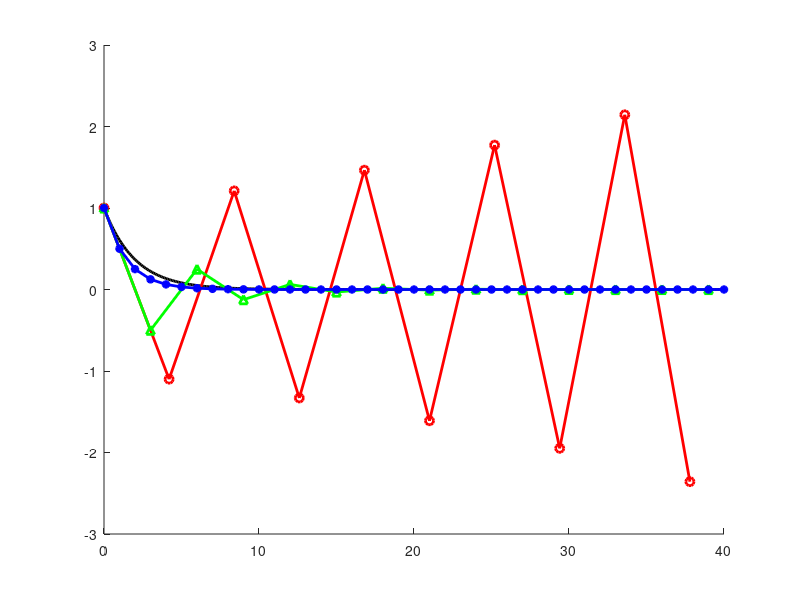

MATLAB code to generate this figure: (Note: this script raises an error after producing the figure.)
clear;clc; close all;

%%% ALPHA %%%

% y' =  -0.5y(t)
% y(t = 0) = 1
% t goes from 0 to 40

actual_function = @(t) exp(-0.5*t);
actual_x = 0:0.1:40;
actual_y = actual_function(actual_x);

% Step size: h = 4.2

h= 4.2;
x1 = 0:4.2:40;
y1 = zeros(1,length(x1));
y1(1)=1;
for n=1:length(x1)-1
    y1(n+1)= y1(n)+h*(-0.5*y1(n));
end

% Step size: h = 3.0

h= 3.0;
x2 = 0:h:40;
y2= zeros(1,length(x2));
y2(1)=1;
for n=1:length(x2)-1
    y2(n+1)= y2(n)+h*(-0.5*y2(n));
end

% Step size: h = 1.0

h= 1.0;
x3 = 0:h:40;
y3 = zeros(1,length(x3));
y3(1)=1;
for n=1:length(x3)-1
    y3(n+1)= y3(n)+h*(-0.5*y3(n));
end

figure;
hold on
plot(actual_x,actual_y,'-k','linewidth', 2)
plot(x1,y1,'o-r','linewidth', 2)
plot(x2,y2,'^-g','linewidth', 2)
plot(x3,y3,'*-b','linewidth', 2)

legend('Actual Solution','Euler step size 4.2','Euler step size 4.2','Euler step size 4.2','location' , 'NW')
title('y(t) using Explicit Euler')
ylabel('y', 'fontweight', 'b')
xlabel('t', 'fontweight', 'b')
set(gca, 'fontsize', 16)






%%% BETA %%%

% y'' = y' + sin(ty)
% v = y'
% v' = -v +sin(ty)
% v0 = 2
% y0 = 1

h= 0.01;
x4 = 0:h:40;
y4 = zeros(1,length(x4));
v4 = zeros(1,length(x4));
y4(1)= 1;
v4(1) = 2;
for n=1:length(x4)-1
    y4(n+1)= y4(n)+h*(v4(n));
    v4(n+1) = v4(n)+h*(-v4(n)+sin(x4(n)*y4(n)));
end

figure;
hold on
subplot(1,2,1)
     %plot y versus t
plot(x4,y4,'-k','linewidth', 2)
title('y versus t')
ylabel('y', 'fontweight', 'b')
xlabel('t', 'fontweight', 'b')

subplot(1,2,2)
     %plot dy/dt (or v) versus y
plot(y4, v4,'-k','linewidth', 2)
title('v versus y')
ylabel('v', 'fontweight', 'b')
xlabel('y', 'fontweight', 'b')

% % Step size: h = 4.2
% f = @(x1,y1) -0.5*y1(x1);
% x1 = 0:4.2:40;
% y1 = zeros(1,length(x1));
% y1(1) = 1;
% 
% 
% for i = 1:length(x1)-1
%     y1(i+1)= y1(i)+ 4.2*f(x1(i), y1(i));
% end
%  